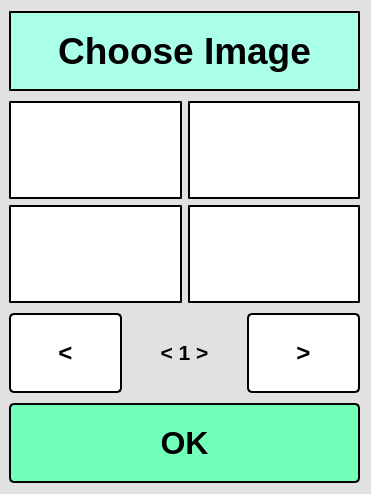
<?xml version="1.0" encoding="UTF-8"?>
<ui version="4.0">
 <class>mainMenu</class>
 <widget class="QWidget" name="mainMenu">
  <property name="windowModality">
   <enum>Qt::ApplicationModal</enum>
  </property>
  <property name="geometry">
   <rect>
    <x>0</x>
    <y>0</y>
    <width>371</width>
    <height>494</height>
   </rect>
  </property>
  <property name="sizePolicy">
   <sizepolicy hsizetype="Expanding" vsizetype="Expanding">
    <horstretch>0</horstretch>
    <verstretch>0</verstretch>
   </sizepolicy>
  </property>
  <property name="windowTitle">
   <string>mainMenu</string>
  </property>
  <property name="styleSheet">
   <string notr="true">background-color:rgb(225, 225, 225)</string>
  </property>
  <layout class="QGridLayout" name="gridLayout_2">
   <property name="leftMargin">
    <number>9</number>
   </property>
   <property name="verticalSpacing">
    <number>6</number>
   </property>
   <item row="0" column="0">
    <layout class="QVBoxLayout" name="verticalLayout">
     <property name="spacing">
      <number>10</number>
     </property>
     <item>
      <widget class="QLabel" name="title">
       <property name="sizePolicy">
        <sizepolicy hsizetype="Expanding" vsizetype="Minimum">
         <horstretch>0</horstretch>
         <verstretch>0</verstretch>
        </sizepolicy>
       </property>
       <property name="minimumSize">
        <size>
         <width>0</width>
         <height>80</height>
        </size>
       </property>
       <property name="font">
        <font>
         <family>Arial</family>
         <pointsize>28</pointsize>
         <weight>75</weight>
         <bold>true</bold>
        </font>
       </property>
       <property name="layoutDirection">
        <enum>Qt::LeftToRight</enum>
       </property>
       <property name="styleSheet">
        <string notr="true">background-color: rgb(169, 255, 231);
color: rgb(0, 0, 0);

border-style: outset;
border-width: 2px;</string>
       </property>
       <property name="text">
        <string>Choose Image</string>
       </property>
       <property name="alignment">
        <set>Qt::AlignCenter</set>
       </property>
       <property name="wordWrap">
        <bool>false</bool>
       </property>
      </widget>
     </item>
     <item>
      <layout class="QGridLayout" name="gridLayout">
       <item row="0" column="1">
        <widget class="QPushButton" name="imBtn2">
         <property name="enabled">
          <bool>false</bool>
         </property>
         <property name="sizePolicy">
          <sizepolicy hsizetype="Expanding" vsizetype="Expanding">
           <horstretch>0</horstretch>
           <verstretch>0</verstretch>
          </sizepolicy>
         </property>
         <property name="styleSheet">
          <string notr="true">QPushButton{
background-color: rgb(255, 255, 255);
border-radius:0px;
border: 2px;
border-style:outset;
}

QPushButton:pressed{
background-color:  rgb(255, 170, 255);
}</string>
         </property>
         <property name="text">
          <string/>
         </property>
        </widget>
       </item>
       <item row="0" column="0">
        <widget class="QPushButton" name="imBtn1">
         <property name="enabled">
          <bool>false</bool>
         </property>
         <property name="sizePolicy">
          <sizepolicy hsizetype="Expanding" vsizetype="Expanding">
           <horstretch>0</horstretch>
           <verstretch>0</verstretch>
          </sizepolicy>
         </property>
         <property name="styleSheet">
          <string notr="true">QPushButton{
background-color: rgb(255, 255, 255);
border-radius:0px;
border: 2px;
border-style:outset;
}

QPushButton:pressed{
background-color:  rgb(255, 170, 255);
}</string>
         </property>
         <property name="text">
          <string/>
         </property>
        </widget>
       </item>
       <item row="1" column="0">
        <widget class="QPushButton" name="imBtn3">
         <property name="enabled">
          <bool>false</bool>
         </property>
         <property name="sizePolicy">
          <sizepolicy hsizetype="Expanding" vsizetype="Expanding">
           <horstretch>0</horstretch>
           <verstretch>0</verstretch>
          </sizepolicy>
         </property>
         <property name="styleSheet">
          <string notr="true">QPushButton{
background-color: rgb(255, 255, 255);
border-radius:0px;
border: 2px;
border-style:outset;
}

QPushButton:pressed{
background-color:  rgb(255, 170, 255);
}</string>
         </property>
         <property name="text">
          <string/>
         </property>
        </widget>
       </item>
       <item row="1" column="1">
        <widget class="QPushButton" name="imBtn4">
         <property name="enabled">
          <bool>false</bool>
         </property>
         <property name="sizePolicy">
          <sizepolicy hsizetype="Expanding" vsizetype="Expanding">
           <horstretch>0</horstretch>
           <verstretch>0</verstretch>
          </sizepolicy>
         </property>
         <property name="styleSheet">
          <string notr="true">QPushButton{
background-color: rgb(255, 255, 255);
border-radius:0px;
border: 2px;
border-style:outset;
}

QPushButton:pressed{
background-color:  rgb(255, 170, 255);
}</string>
         </property>
         <property name="text">
          <string/>
         </property>
        </widget>
       </item>
      </layout>
     </item>
     <item>
      <layout class="QHBoxLayout" name="horizontalLayout">
       <item>
        <widget class="QPushButton" name="prevPage">
         <property name="sizePolicy">
          <sizepolicy hsizetype="Expanding" vsizetype="Minimum">
           <horstretch>0</horstretch>
           <verstretch>0</verstretch>
          </sizepolicy>
         </property>
         <property name="minimumSize">
          <size>
           <width>0</width>
           <height>80</height>
          </size>
         </property>
         <property name="font">
          <font>
           <family>Arial</family>
           <pointsize>18</pointsize>
           <weight>75</weight>
           <bold>true</bold>
          </font>
         </property>
         <property name="styleSheet">
          <string notr="true">QPushButton{
background-color: rgb(255, 255, 255);
color: rgb(0, 0, 0);
border-radius:5px;

border-style:outset;
border-width:2px;
}

QPushButton:pressed{
background-color: rgb(255, 170, 255);
}</string>
         </property>
         <property name="text">
          <string>&lt;</string>
         </property>
        </widget>
       </item>
       <item>
        <widget class="QLabel" name="page">
         <property name="sizePolicy">
          <sizepolicy hsizetype="Expanding" vsizetype="Preferred">
           <horstretch>0</horstretch>
           <verstretch>0</verstretch>
          </sizepolicy>
         </property>
         <property name="font">
          <font>
           <family>Arial</family>
           <pointsize>16</pointsize>
           <weight>75</weight>
           <bold>true</bold>
          </font>
         </property>
         <property name="styleSheet">
          <string notr="true">color: rgb(0, 0, 0);</string>
         </property>
         <property name="text">
          <string>&lt; 1 &gt;</string>
         </property>
         <property name="alignment">
          <set>Qt::AlignCenter</set>
         </property>
        </widget>
       </item>
       <item>
        <widget class="QPushButton" name="nextPage">
         <property name="enabled">
          <bool>true</bool>
         </property>
         <property name="sizePolicy">
          <sizepolicy hsizetype="Expanding" vsizetype="Minimum">
           <horstretch>0</horstretch>
           <verstretch>0</verstretch>
          </sizepolicy>
         </property>
         <property name="minimumSize">
          <size>
           <width>0</width>
           <height>80</height>
          </size>
         </property>
         <property name="font">
          <font>
           <family>Arial</family>
           <pointsize>18</pointsize>
           <weight>75</weight>
           <bold>true</bold>
          </font>
         </property>
         <property name="styleSheet">
          <string notr="true">QPushButton{
background-color: rgb(255, 255, 255);
color: rgb(0, 0, 0);
border-radius:5px;

border-style:outset;
border-width:2px;
}

QPushButton:pressed{
background-color: rgb(255, 170, 255);
}</string>
         </property>
         <property name="text">
          <string>&gt;</string>
         </property>
        </widget>
       </item>
      </layout>
     </item>
     <item>
      <widget class="QPushButton" name="okButton">
       <property name="sizePolicy">
        <sizepolicy hsizetype="Expanding" vsizetype="Minimum">
         <horstretch>0</horstretch>
         <verstretch>0</verstretch>
        </sizepolicy>
       </property>
       <property name="minimumSize">
        <size>
         <width>0</width>
         <height>80</height>
        </size>
       </property>
       <property name="font">
        <font>
         <family>Arial</family>
         <pointsize>24</pointsize>
         <weight>75</weight>
         <bold>true</bold>
        </font>
       </property>
       <property name="styleSheet">
        <string notr="true">QPushButton{
color: rgb(0, 0, 0);
background-color: rgb(114, 255, 185);
border-radius:5px;
border-style:outset;
border-width:2px;
}

QPushButton:pressed{
color: rgb(255,255,255);
	border-color: rgb(0, 0, 0);
background-color: rgb(62, 140, 101);
}</string>
       </property>
       <property name="text">
        <string>OK</string>
       </property>
      </widget>
     </item>
    </layout>
   </item>
  </layout>
 </widget>
 <layoutdefault spacing="6" margin="11"/>
 <resources/>
 <connections/>
</ui>
